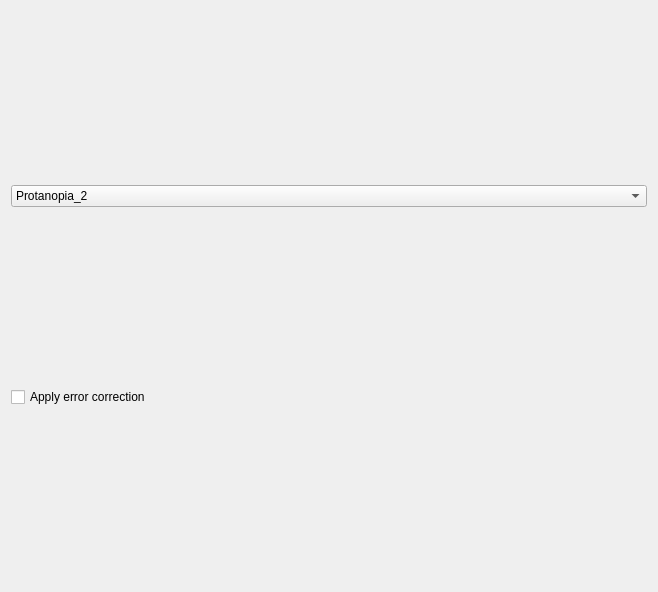
<?xml version="1.0" encoding="UTF-8"?>
<ui version="4.0">
 <class>Form</class>
 <widget class="QWidget" name="Form">
  <property name="geometry">
   <rect>
    <x>0</x>
    <y>0</y>
    <width>658</width>
    <height>592</height>
   </rect>
  </property>
  <property name="minimumSize">
   <size>
    <width>400</width>
    <height>0</height>
   </size>
  </property>
  <property name="windowTitle">
   <string>Form</string>
  </property>
  <layout class="QVBoxLayout" name="vLayout">
   <item>
    <widget class="QComboBox" name="kcfg_colorCorrectionFilter">
     <property name="sizePolicy">
      <sizepolicy hsizetype="MinimumExpanding" vsizetype="Fixed">
       <horstretch>0</horstretch>
       <verstretch>0</verstretch>
      </sizepolicy>
     </property>
     <property name="currentIndex">
      <number>1</number>
     </property>
     <item>
      <property name="text">
       <string>Protanopia_1</string>
      </property>
     </item>
     <item>
      <property name="text">
       <string>Protanopia_2</string>
      </property>
     </item>
     <item>
      <property name="text">
       <string>Protanopia_3</string>
      </property>
     </item>
     <item>
      <property name="text">
       <string>Deuteranopia_1</string>
      </property>
     </item>
     <item>
      <property name="text">
       <string>Deuteranopia_3</string>
      </property>
     </item>
     <item>
      <property name="text">
       <string>Deuteranopia_2</string>
      </property>
     </item>
     <item>
      <property name="text">
       <string>Tritanopia_1</string>
      </property>
     </item>
     <item>
      <property name="text">
       <string>Tritanopia_3</string>
      </property>
     </item>
     <item>
      <property name="text">
       <string>Tritanopia_2</string>
      </property>
     </item>
     <item>
      <property name="text">
       <string>Achromatopsia_1</string>
      </property>
     </item>
     <item>
      <property name="text">
       <string>Achromatopsia_2</string>
      </property>
     </item>
    </widget>
   </item>
   <item>
    <widget class="QCheckBox" name="kcfg_applyColorCorrection">
      <property name="text">
       <string>Apply error correction</string>
      </property>
    </widget>
   </item>
  </layout>
 </widget>
 <customwidgets>
 </customwidgets>
 <resources/>
 <connections/>
</ui>
